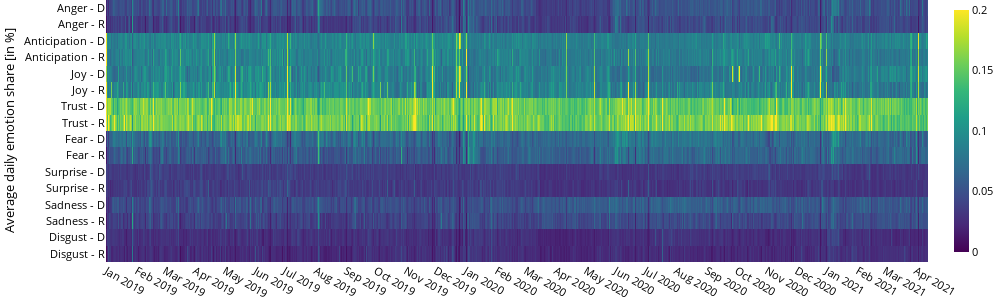

Write notebook code for a chart like this one.
### Code cell
y = [' - '.join(i) for i in df.index]

fig = go.Figure(data=go.Heatmap(
        z=df.values,
        x=df.columns,
        y=y,
        colorscale='viridis',
        zmax=0.2,
        zmid=0.6,
        zmin=0.,
        ))

fig.update_layout(
    xaxis_nticks=36,
    yaxis_autorange='reversed',
    yaxis_title='Average daily emotion share [in %]',
    font_color='black',
    font_size=11,
    width=1000,
    height=300,
    margin=dict(l=0, r=0, t=0, b=0)
)
fig.update_traces(colorbar_thickness=15)

fig.show()
fig.write_image(_root_path + 'output/figures/emotions/emotion_heatmap_daily.png')
fig.write_html(_root_path + 'output/figures/emotions/emotion_heatmap_daily.html')

### Figure 1 — Plotly figure (JSON) as saved in the notebook; plotly's stock layout.template omitted (floating-point values rounded to 4 significant figures; data arrays with more than 128 entries replaced by an {"elided": "..."} marker saying what was removed)
{"data": [{"colorbar": {"thickness": 15}, "colorscale": [[0.0, "#440154"], [0.1111, "#482878"], [0.2222, "#3e4989"], [0.3333, "#31688e"], [0.4444, "#26828e"], [0.5556, "#1f9e89"], [0.6667, "#35b779"], [0.7778, "#6ece58"], [0.8889, "#b5de2b"], [1.0, "#fde725"]], "type": "heatmap", "x": {"elided": "834 str values"}, "y": ["Anger - D", "Anger - R", "Anticipation - D", "Anticipation - R", "Joy - D", "Joy - R", "Trust - D", "Trust - R", "Fear - D", "Fear - R", "Surprise - D", "Surprise - R", "Sadness - D", "Sadness - R", "Disgust - D", "Disgust - R"], "z": {"elided": "16x834 float values"}, "zmax": 0.2, "zmid": 0.6, "zmin": 0.0}], "layout": {"font": {"color": "black", "size": 11}, "height": 300, "margin": {"b": 0, "l": 0, "r": 0, "t": 0}, "width": 1000, "xaxis": {"nticks": 36}, "yaxis": {"autorange": "reversed", "title": {"text": "Average daily emotion share [in %]"}}}}
